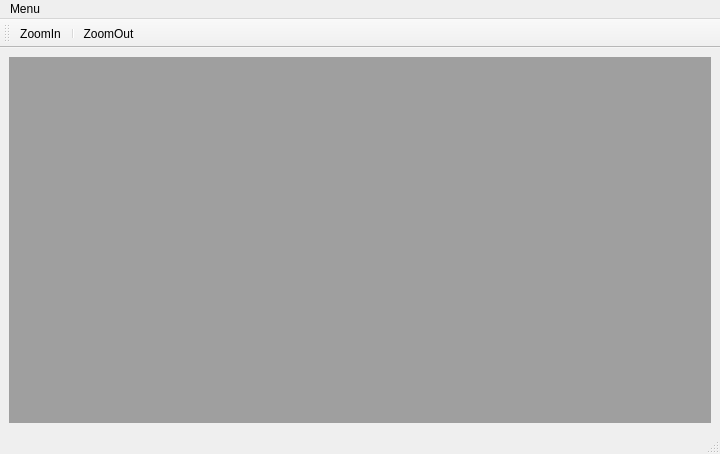
<?xml version="1.0" encoding="UTF-8"?>
<ui version="4.0">
 <class>MainWindow</class>
 <widget class="QMainWindow" name="MainWindow">
  <property name="geometry">
   <rect>
    <x>0</x>
    <y>0</y>
    <width>720</width>
    <height>454</height>
   </rect>
  </property>
  <property name="windowTitle">
   <string>MainWindow</string>
  </property>
  <widget class="QWidget" name="centralwidget">
   <layout class="QHBoxLayout" name="horizontalLayout">
    <item>
     <widget class="QMdiArea" name="mdiArea"/>
    </item>
   </layout>
  </widget>
  <widget class="QMenuBar" name="menubar">
   <property name="geometry">
    <rect>
     <x>0</x>
     <y>0</y>
     <width>720</width>
     <height>17</height>
    </rect>
   </property>
   <widget class="QMenu" name="menuMenu">
    <property name="title">
     <string>Menu</string>
    </property>
    <addaction name="actionQuit"/>
   </widget>
   <addaction name="menuMenu"/>
  </widget>
  <widget class="QStatusBar" name="statusbar"/>
  <widget class="QToolBar" name="toolBar">
   <property name="windowTitle">
    <string>toolBar</string>
   </property>
   <attribute name="toolBarArea">
    <enum>TopToolBarArea</enum>
   </attribute>
   <attribute name="toolBarBreak">
    <bool>false</bool>
   </attribute>
   <addaction name="actionZoomIn"/>
   <addaction name="separator"/>
   <addaction name="actionZoomOut"/>
  </widget>
  <action name="actionZoomIn">
   <property name="text">
    <string>ZoomIn</string>
   </property>
  </action>
  <action name="actionZoomOut">
   <property name="text">
    <string>ZoomOut</string>
   </property>
  </action>
  <action name="actionQuit">
   <property name="text">
    <string>Quit</string>
   </property>
  </action>
 </widget>
 <resources/>
 <connections/>
</ui>
